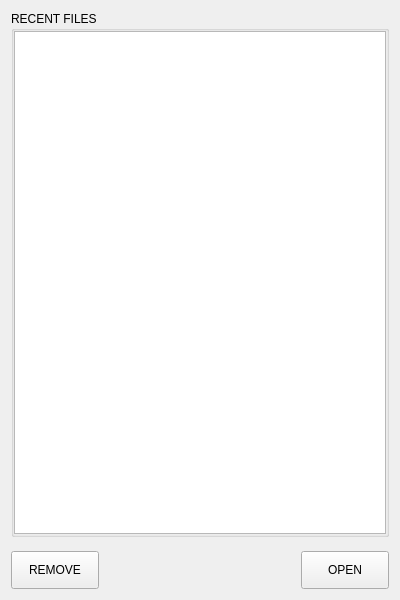
<?xml version="1.0" encoding="UTF-8"?>
<ui version="4.0">
 <class>Form</class>
 <widget class="MkTransparentWidget" name="Form">
  <property name="geometry">
   <rect>
    <x>0</x>
    <y>0</y>
    <width>400</width>
    <height>600</height>
   </rect>
  </property>
  <property name="sizePolicy">
   <sizepolicy hsizetype="Fixed" vsizetype="Fixed">
    <horstretch>0</horstretch>
    <verstretch>0</verstretch>
   </sizepolicy>
  </property>
  <property name="minimumSize">
   <size>
    <width>400</width>
    <height>600</height>
   </size>
  </property>
  <property name="maximumSize">
   <size>
    <width>400</width>
    <height>600</height>
   </size>
  </property>
  <property name="windowTitle">
   <string>Form</string>
  </property>
  <layout class="QVBoxLayout" name="verticalLayout_2">
   <property name="spacing">
    <number>14</number>
   </property>
   <item>
    <widget class="MkGroupBox" name="mkgroupbox">
     <property name="title">
      <string>RECENT FILES</string>
     </property>
     <layout class="QVBoxLayout" name="verticalLayout">
      <property name="spacing">
       <number>0</number>
      </property>
      <property name="leftMargin">
       <number>0</number>
      </property>
      <property name="topMargin">
       <number>0</number>
      </property>
      <property name="rightMargin">
       <number>0</number>
      </property>
      <property name="bottomMargin">
       <number>0</number>
      </property>
      <item>
       <widget class="MkRecentFileListView" name="mkrecentfilelistview">
        <property name="alternatingRowColors">
         <bool>true</bool>
        </property>
        <property name="verticalScrollMode">
         <enum>QAbstractItemView::ScrollPerPixel</enum>
        </property>
        <property name="horizontalScrollMode">
         <enum>QAbstractItemView::ScrollPerPixel</enum>
        </property>
        <property name="viewMode">
         <enum>QListView::ListMode</enum>
        </property>
        <property name="batchSize">
         <number>1</number>
        </property>
       </widget>
      </item>
     </layout>
    </widget>
   </item>
   <item>
    <layout class="QHBoxLayout" name="horizontalLayout">
     <property name="spacing">
      <number>14</number>
     </property>
     <item>
      <widget class="QPushButton" name="pushButton">
       <property name="styleSheet">
        <string notr="true">width: 80px;
height: 30px;</string>
       </property>
       <property name="text">
        <string>REMOVE</string>
       </property>
      </widget>
     </item>
     <item>
      <spacer name="horizontalSpacer">
       <property name="orientation">
        <enum>Qt::Horizontal</enum>
       </property>
       <property name="sizeHint" stdset="0">
        <size>
         <width>40</width>
         <height>20</height>
        </size>
       </property>
      </spacer>
     </item>
     <item>
      <widget class="QPushButton" name="pushButton_3">
       <property name="styleSheet">
        <string notr="true">width: 80px;
height: 30px;</string>
       </property>
       <property name="text">
        <string>OPEN</string>
       </property>
      </widget>
     </item>
    </layout>
   </item>
  </layout>
 </widget>
 <customwidgets>
  <customwidget>
   <class>MkTransparentWidget</class>
   <extends>QWidget</extends>
   <header>monokrom.common.widgets.transparent_widget</header>
   <container>1</container>
  </customwidget>
  <customwidget>
   <class>MkGroupBox</class>
   <extends>QGroupBox</extends>
   <header>monokrom.common.widgets.group_box</header>
   <container>1</container>
  </customwidget>
  <customwidget>
   <class>MkRecentFileListView</class>
   <extends>QListWidget</extends>
   <header>monokrom.common.widgets.recent_file_list_view</header>
  </customwidget>
 </customwidgets>
 <resources/>
 <connections>
  <connection>
   <sender>pushButton_3</sender>
   <signal>clicked()</signal>
   <receiver>mkrecentfilelistview</receiver>
   <slot>openSelected()</slot>
   <hints>
    <hint type="sourcelabel">
     <x>346</x>
     <y>564</y>
    </hint>
    <hint type="destinationlabel">
     <x>337</x>
     <y>454</y>
    </hint>
   </hints>
  </connection>
  <connection>
   <sender>pushButton</sender>
   <signal>clicked()</signal>
   <receiver>mkrecentfilelistview</receiver>
   <slot>removeSelected()</slot>
   <hints>
    <hint type="sourcelabel">
     <x>43</x>
     <y>574</y>
    </hint>
    <hint type="destinationlabel">
     <x>41</x>
     <y>499</y>
    </hint>
   </hints>
  </connection>
 </connections>
</ui>
